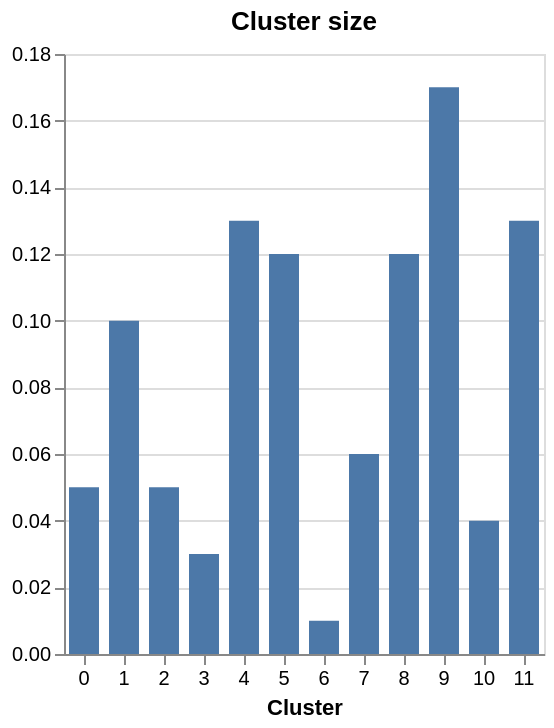

The Vega-Lite source for this figure:
### Vega-Lite specification from a JSON file in a GitHub repository (floating-point values rounded to 4 significant figures)
{"$schema": "https://vega.github.io/schema/vega-lite/v5.6.1.json", "config": {"view": {"continuousHeight": 300, "continuousWidth": 300}}, "data": {"name": "data-5fd1350ad50471820f170dabee45b501"}, "datasets": {"data-5fd1350ad50471820f170dabee45b501": [{"Cluster": 0, "Size": 300, "grandezza_vs_df": 0.05}, {"Cluster": 1, "Size": 668, "grandezza_vs_df": 0.1}, {"Cluster": 2, "Size": 307, "grandezza_vs_df": 0.05}, {"Cluster": 3, "Size": 222, "grandezza_vs_df": 0.03}, {"Cluster": 4, "Size": 826, "grandezza_vs_df": 0.13}, {"Cluster": 5, "Size": 804, "grandezza_vs_df": 0.12}, {"Cluster": 6, "Size": 49, "grandezza_vs_df": 0.01}, {"Cluster": 7, "Size": 418, "grandezza_vs_df": 0.06}, {"Cluster": 8, "Size": 761, "grandezza_vs_df": 0.12}, {"Cluster": 9, "Size": 1124, "grandezza_vs_df": 0.17}, {"Cluster": 10, "Size": 248, "grandezza_vs_df": 0.04}, {"Cluster": 11, "Size": 879, "grandezza_vs_df": 0.13}]}, "encoding": {"color": {"field": "Origin", "legend": null, "type": "nominal"}, "tooltip": [{"field": "Cluster", "title": "Cluster", "type": "nominal"}, {"field": "grandezza_vs_df", "format": ".2%", "title": "Cluster size vs DataFrame", "type": "quantitative"}], "x": {"axis": {"labelAngle": 0}, "field": "Cluster", "type": "nominal"}, "y": {"field": "grandezza_vs_df", "title": null, "type": "quantitative"}}, "mark": {"size": 15, "tooltip": true, "type": "bar"}, "title": {"text": "Cluster size"}}
